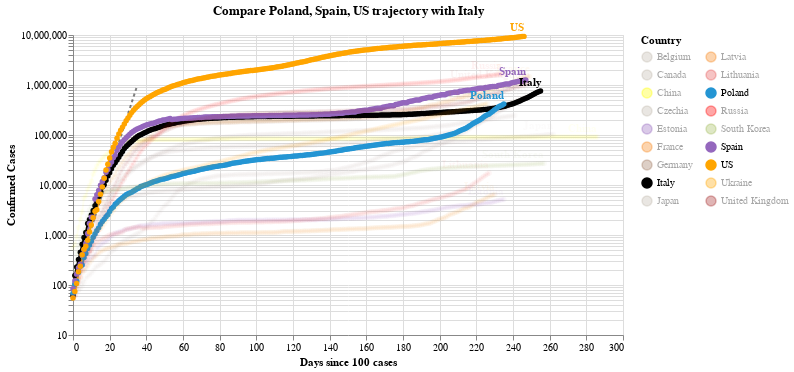

Here is the notebook cell this chart was saved with:
### Code cell
#hide_input
chart2 = make_since_chart(dff2, ['Poland', 'Spain', 'US'], baseline_countries)
chart2

### Figure 1 — Vega-Lite specification as saved in the notebook (floating-point values rounded to 4 significant figures; data arrays with more than 128 entries replaced by an {"elided": "..."} marker saying what was removed)
{"config": {"view": {"continuousWidth": 400, "continuousHeight": 300}}, "layer": [{"data": {"name": "data-628230001892d6798b50651be41d1b3e"}, "mark": {"type": "line", "color": "black", "opacity": 0.5, "strokeDash": [3, 3]}, "encoding": {"x": {"type": "quantitative", "field": "Days since 100 cases"}, "y": {"type": "quantitative", "field": "Confirmed Cases"}}}, {"data": {"name": "data-73217d79bd70f6730fa6f35f4e8392eb"}, "mark": {"type": "line", "point": true}, "encoding": {"color": {"type": "nominal", "field": "Country", "legend": {"columns": 2}, "scale": {"domain": ["Belgium", "Canada", "China", "Czechia", "Estonia", "France", "Germany", "Italy", "Japan", "Latvia", "Lithuania", "Poland", "Russia", "South Korea", "Spain", "US", "Ukraine", "United Kingdom"], "range": ["#C1B7AD", "#C1B7AD", "yellow", "#C1B7AD", "#9467bd", "#F58518", "#9D755D", "black", "#C1B7AD", "#F58518", "#E45756", "#2495D3", "red", "#A1BA59", "#9467bd", "orange", "orange", "brown"]}}, "opacity": {"condition": {"value": 1, "selection": "selector004"}, "value": 0.05}, "tooltip": [{"type": "nominal", "field": "Country"}, {"type": "temporal", "field": "Date"}, {"type": "quantitative", "field": "Confirmed Cases"}, {"type": "quantitative", "field": "Days since 100 cases"}], "x": {"type": "quantitative", "field": "Days since 100 cases"}, "y": {"type": "quantitative", "field": "Confirmed Cases", "scale": {"type": "log"}}}, "selection": {"selector004": {"type": "multi", "fields": ["Country"], "bind": "legend", "init": [{"Country": "Poland"}, {"Country": "Spain"}, {"Country": "US"}, {"Country": "Italy"}]}}, "width": 550}, {"data": {"name": "data-73217d79bd70f6730fa6f35f4e8392eb"}, "mark": {"type": "text", "align": "right", "dy": -8, "fontWeight": "bold"}, "encoding": {"color": {"type": "nominal", "field": "Country", "legend": {"columns": 2}, "scale": {"domain": ["Belgium", "Canada", "China", "Czechia", "Estonia", "France", "Germany", "Italy", "Japan", "Latvia", "Lithuania", "Poland", "Russia", "South Korea", "Spain", "US", "Ukraine", "United Kingdom"], "range": ["#C1B7AD", "#C1B7AD", "yellow", "#C1B7AD", "#9467bd", "#F58518", "#9D755D", "black", "#C1B7AD", "#F58518", "#E45756", "#2495D3", "red", "#A1BA59", "#9467bd", "orange", "orange", "brown"]}}, "opacity": {"condition": {"value": 1, "selection": "selector004"}, "value": 0.05}, "text": {"type": "nominal", "field": "Country"}, "tooltip": [{"type": "nominal", "field": "Country"}, {"type": "temporal", "field": "Date"}, {"type": "quantitative", "field": "Confirmed Cases"}, {"type": "quantitative", "field": "Days since 100 cases"}], "x": {"type": "quantitative", "field": "Days since 100 cases"}, "y": {"type": "quantitative", "field": "Confirmed Cases", "scale": {"type": "log"}}}, "transform": [{"filter": "(datum['Date'] >= 1604361600000)"}], "width": 550}], "title": "Compare Poland, Spain, US trajectory with Italy", "$schema": "https://vega.github.io/schema/vega-lite/v4.8.1.json", "datasets": {"data-628230001892d6798b50651be41d1b3e": [{"Days since 100 cases": 0, "Confirmed Cases": 100.0}, {"Days since 100 cases": 1, "Confirmed Cases": 130.0}, {"Days since 100 cases": 2, "Confirmed Cases": 169.0}, {"Days since 100 cases": 3, "Confirmed Cases": 219.7}, {"Days since 100 cases": 4, "Confirmed Cases": 285.6}, {"Days since 100 cases": 5, "Confirmed Cases": 371.3}, {"Days since 100 cases": 6, "Confirmed Cases": 482.7}, {"Days since 100 cases": 7, "Confirmed Cases": 627.5}, {"Days since 100 cases": 8, "Confirmed Cases": 815.7}, {"Days since 100 cases": 9, "Confirmed Cases": 1060.0}, {"Days since 100 cases": 10, "Confirmed Cases": 1379.0}, {"Days since 100 cases": 11, "Confirmed Cases": 1792.0}, {"Days since 100 cases": 12, "Confirmed Cases": 2330.0}, {"Days since 100 cases": 13, "Confirmed Cases": 3029.0}, {"Days since 100 cases": 14, "Confirmed Cases": 3937.0}, {"Days since 100 cases": 15, "Confirmed Cases": 5119.0}, {"Days since 100 cases": 16, "Confirmed Cases": 6654.0}, {"Days since 100 cases": 17, "Confirmed Cases": 8650.0}, {"Days since 100 cases": 18, "Confirmed Cases": 11250.0}, {"Days since 100 cases": 19, "Confirmed Cases": 14620.0}, {"Days since 100 cases": 20, "Confirmed Cases": 19000.0}, {"Days since 100 cases": 21, "Confirmed Cases": 24710.0}, {"Days since 100 cases": 22, "Confirmed Cases": 32120.0}, {"Days since 100 cases": 23, "Confirmed Cases": 41750.0}, {"Days since 100 cases": 24, "Confirmed Cases": 54280.0}, {"Days since 100 cases": 25, "Confirmed Cases": 70560.0}, {"Days since 100 cases": 26, "Confirmed Cases": 91730.0}, {"Days since 100 cases": 27, "Confirmed Cases": 119300.0}, {"Days since 100 cases": 28, "Confirmed Cases": 155000.0}, {"Days since 100 cases": 29, "Confirmed Cases": 201500.0}, {"Days since 100 cases": 30, "Confirmed Cases": 262000.0}, {"Days since 100 cases": 31, "Confirmed Cases": 340600.0}, {"Days since 100 cases": 32, "Confirmed Cases": 442800.0}, {"Days since 100 cases": 33, "Confirmed Cases": 575600.0}, {"Days since 100 cases": 34, "Confirmed Cases": 748300.0}, {"Days since 100 cases": 35, "Confirmed Cases": 972800.0}], "data-73217d79bd70f6730fa6f35f4e8392eb": {"elided": "4425 records"}}}
